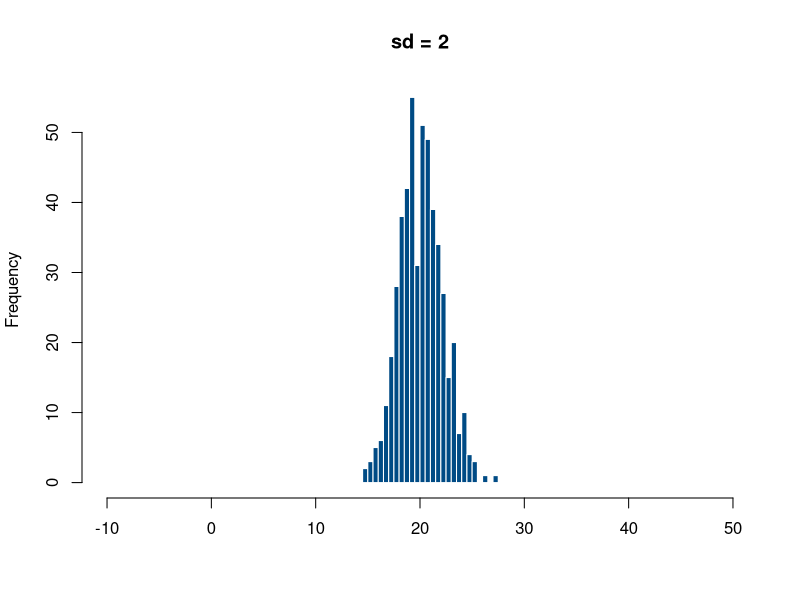
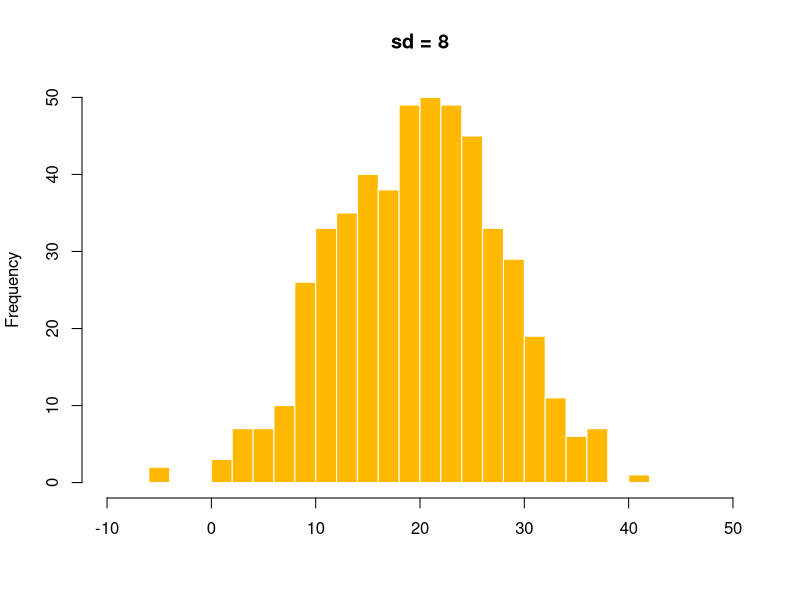

Write R code to recreate these figures, in order.
## ---- chunk 1
playa_a <- c(66, 70, 75, 80, 85, 88, 90, 92, 95, 98, 100, 102, 105, 108, 110)
playa_b <- c(95, 96, 97, 98, 99, 100, 100, 101, 102, 103, 104, 105)

mean(playa_a)
mean(playa_b)
## ---- chunk 2
#| label: fig-misma-media-distinta-sd
#| fig-cap: "Dos distribuciones con la misma media pero distinta dispersión"
#| layout-ncol: 2
set.seed(3)
grupo_concentrado <- rnorm(500, mean = 20, sd = 2)
grupo_disperso <- rnorm(500, mean = 20, sd = 8)

hist(grupo_concentrado, breaks = 20, col = "#004B85", border = "white",
     main = "sd = 2", xlab = "", xlim = c(-10, 50))
hist(grupo_disperso, breaks = 20, col = "#FFB903", border = "white",
     main = "sd = 8", xlab = "", xlim = c(-10, 50))
## ---- chunk 3
playa_a <- c(66, 70, 75, 80, 85, 88, 90, 92, 95, 98, 100, 102, 105, 108, 110)
playa_b <- c(95, 96, 97, 98, 99, 100, 100, 101, 102, 103, 104, 105)
## ---- chunk 4
range(playa_a)
range(playa_b)
## ---- chunk 5
sd(playa_a)
sd(playa_b)
## ---- chunk 6
sd(playa_a) / mean(playa_a)  # Playa A
sd(playa_b) / mean(playa_b)  # Playa B
## ---- chunk 7
media_eeuu <- 3540;    sd_eeuu    <- 165.65    # USD
media_col  <- 8500000; sd_col     <- 256000    # COP

cv_eeuu <- sd_eeuu / media_eeuu * 100
cv_col  <- sd_col  / media_col  * 100

c(CV_EEUU = round(cv_eeuu, 2), CV_Colombia = round(cv_col, 2))
